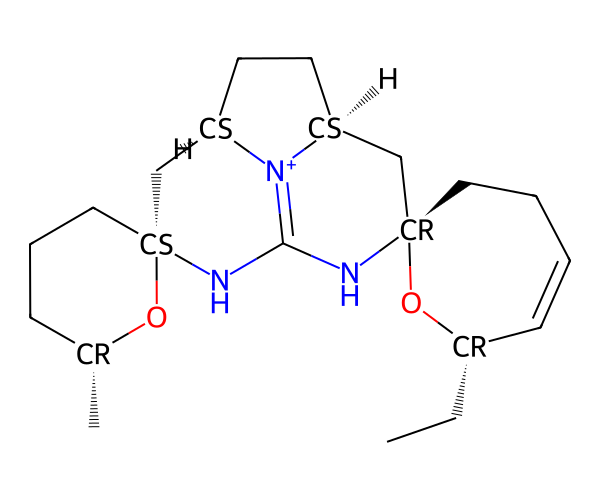
#> input picture analysis/_redock_corregidos/estereo_img/CHEMBL113882.png, 600 x 500 px
$ python leer_figura_nshogoza.py _redock_corregidos/estereo_img/CHEMBL113882.png
#> lines starting #> are read from the running program, lines starting #| are printed output that depends on the picture; after the words box and inside, x2 and y2 are one past the last pixel; in counts of white or black regions, pixels touching at a corner belong together
#!/usr/bin/env python3
# -*- coding: utf-8 -*-
"""leer_figura_nshogoza.py — leer por OCR quimico los tres fragmentos de la Figura 1c.

POR QUE EXISTE
--------------
Los tres hits del cribado de fragmentos de Nshogoza 2019 (IJMS 20:3230) contra el
bolsillo RRM2 de TDP-43 aparecen en la literatura UNICAMENTE como dibujo, en la
Figura 1c, etiquetados «hit 1», «hit 2» y «hit 3». No hay nombre, numero CAS,
codigo de catalogo ni formula en el articulo, ni en su material suplementario
(solo tablas de anchura de linea), ni en la revision de Francois-Moutal 2021
(PMC8341936), que los vuelve a reproducir como imagen. En el disco tampoco estaban.

Asi que la unica via de tener su estructura sin inventarla es leer el dibujo. Este
script recorta los tres paneles de la figura y los pasa por DECIMER (OCR quimico,
Steinbeck lab, ~90-96% de acierto en dibujos impresos).

LO QUE DEVUELVE NO ES UN DATO VERIFICADO
----------------------------------------
Un OCR de estructuras se equivoca. Lo que sale de aqui es un CANDIDATO a SMILES que
hay que comprobar antes de que entre en `verdad_de_referencia.csv`. Las dos
comprobaciones que hace este script solo:

  1) que el SMILES sea valido y tenga una formula coherente con un fragmento
     (el articulo declara fragmentos de 110-250 Da);
  2) que la molecula se pueda dibujar sin valencias raras.

Uso:
    masive-als/ocsr_env/Scripts/python.exe leer_figura_nshogoza.py <figura.png>

Salida: analysis/_nshogoza_fig1c/  con los recortes y un CSV con los SMILES crudos.
"""
import csv
import os
import sys

import numpy as np
from PIL import Image

BASE = os.path.dirname(os.path.abspath(__file__))
SALIDA = os.path.join(BASE, "_nshogoza_fig1c")


def recortar_estructuras(ruta_fig, fraccion_c=0.78, umbral=240):
    """Devuelve la lista de recortes (imagen) de los dibujos del panel (c).

    El panel tiene tres dibujos con su etiqueta de texto debajo («hit 1»...). Por
    columnas se separan los tres; por filas se toma el tramo de tinta ALTO (el
    dibujo, ~400 px) y se descarta el tramo BAJO de debajo (~75 px), que es el
    texto. Si el texto entra en la imagen, DECIMER lo lee como atomos: la primera
    pasada, con el texto dentro, devolvio un complejo de paladio, siete boros y
    sodio que eran literalmente las letras de las etiquetas.
    """
#> called with fraccion_c = 0.78, umbral = 240
    im = Image.open(ruta_fig).convert("L")
    w, h = im.size
#> w = 600; h = 500
    panel = im.crop((0, int(h * fraccion_c), w, h))
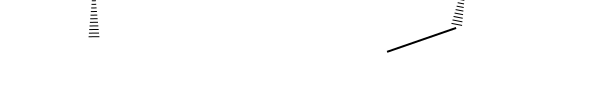
#> panel: PIL image 600x110 L; min 0, max 255, mean 253.9
    a = np.array(panel)

    tinta = a < umbral
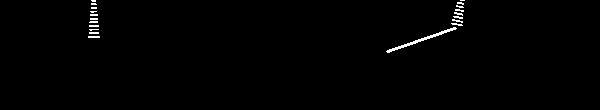
#> tinta: shape (110, 600) bool; 0.77% white in thin lines or dots, all inside (x1, y1, x2, y2) = (88, 0, 465, 53)
    # perfil de columnas: donde hay dibujo
    cols = tinta.sum(axis=0)
#> cols = 600 values, max 21 at index 91, min 0 at index 0, mean 0.845
    activo = cols > 2

    # agrupar columnas activas en bloques separados por huecos grandes
    bloques = []
    ini = None
    hueco = 0
    for x, act in enumerate(activo):
        if act:
            if ini is None:
                ini = x
            hueco = 0
        else:
            if ini is not None:
                hueco += 1
                if hueco > 120:          # hueco ancho = separacion entre moleculas
                    bloques.append((ini, x - hueco))
                    ini = None
#> this loop made 600 passes
#> (ini, hueco) on pass 90: (89, 0)
#> hueco on passes 91 to 96: 0, 0, 0, 0, 0, 0
#> after the loop, bloques = [(89, 98), (387, 463)]
    if ini is not None:
        bloques.append((ini, len(activo) - 1))

    # quedarse con los 3 bloques mas anchos
    bloques = sorted(bloques, key=lambda b: b[1] - b[0], reverse=True)[:3]
#> bloques = [(387, 463), (89, 98)]
    bloques.sort()

    recortes = []
    for (x0, x1) in bloques:
        sub = tinta[:, x0:x1 + 1]
        filas_act = sub.sum(axis=1) > 2

        # tramos de filas con tinta
        tramos, ini = [], None
        for y, v in enumerate(filas_act):
            if v and ini is None:
                ini = y
            if not v and ini is not None:
                tramos.append((ini, y - 1))
                ini = None
        if ini is not None:
            tramos.append((ini, len(filas_act) - 1))
        if not tramos:
            continue
        # el dibujo es el tramo mas alto; la etiqueta de texto es baja
        alto = max(tramos, key=lambda t: t[1] - t[0])
        y0, y1 = alto
        cols_act = np.where(sub[y0:y1 + 1].sum(axis=0) > 0)[0]
        xa, xb = x0 + cols_act.min(), x0 + cols_act.max()
        print("   bloque %d-%d -> filas %d-%d (alto %d), columnas %d-%d;"
              " tramos descartados: %s"
              % (x0, x1, y0, y1, y1 - y0 + 1, xa, xb,
                 [(t[0], t[1]) for t in tramos if t != alto]))
        margen = 20
        caja = panel.crop((max(0, xa - margen), max(0, y0 - margen),
                           min(panel.width, xb + margen),
                           min(panel.height, y1 + margen)))
        # DECIMER rinde mejor con la estructura grande, cuadrada y sobre blanco
        lado = max(caja.size) + 80
        lienzo = Image.new("L", (lado, lado), 255)
        lienzo.paste(caja, ((lado - caja.width) // 2, (lado - caja.height) // 2))
        if lado < 900:
            factor = 900 / lado
            lienzo = lienzo.resize((int(lado * factor), int(lado * factor)),
                                   Image.LANCZOS)
        recortes.append(lienzo.convert("RGB"))
#> this loop made 2 passes
#> (x0, x1, y0, y1, cols_act, xa, xb, margen) on pass 1: (89, 98, 0, 1, [2, 3, 4, 5, 6], 91, 95, 20)
#> (x0, x1, y0, y1, xa, xb, margen, lado) on pass 2: (387, 463, 27, 52, 387, 456, 20, 189)
#|    bloque 89-98 -> filas 0-1 (alto 2), columnas 91-95; tramos descartados: [(3, 4), (7, 8), (11, 12), (14, 15), (18, 19), (21, 22), (25, 26), (29, 29), (32, 33), (36, 37)]
#|    bloque 387-463 -> filas 27-52 (alto 26), columnas 387-456; tramos descartados: [(0, 0), (2, 3), (6, 7), (9, 14), (16, 21), (23, 25)]
#> pass 1, in recortar_estructuras, `caja = panel.crop((max(0, xa - margen), max(0, y0 - margen), min(panel..`:
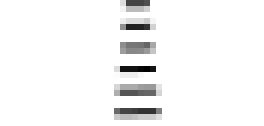
#> caja: PIL image 44x21 L (shown 6 times larger); min 0, max 255, mean 245.5
#> pass 1, in recortar_estructuras, `lienzo = lienzo.resize((int(lado * factor), int(lado * factor)), Image..`:
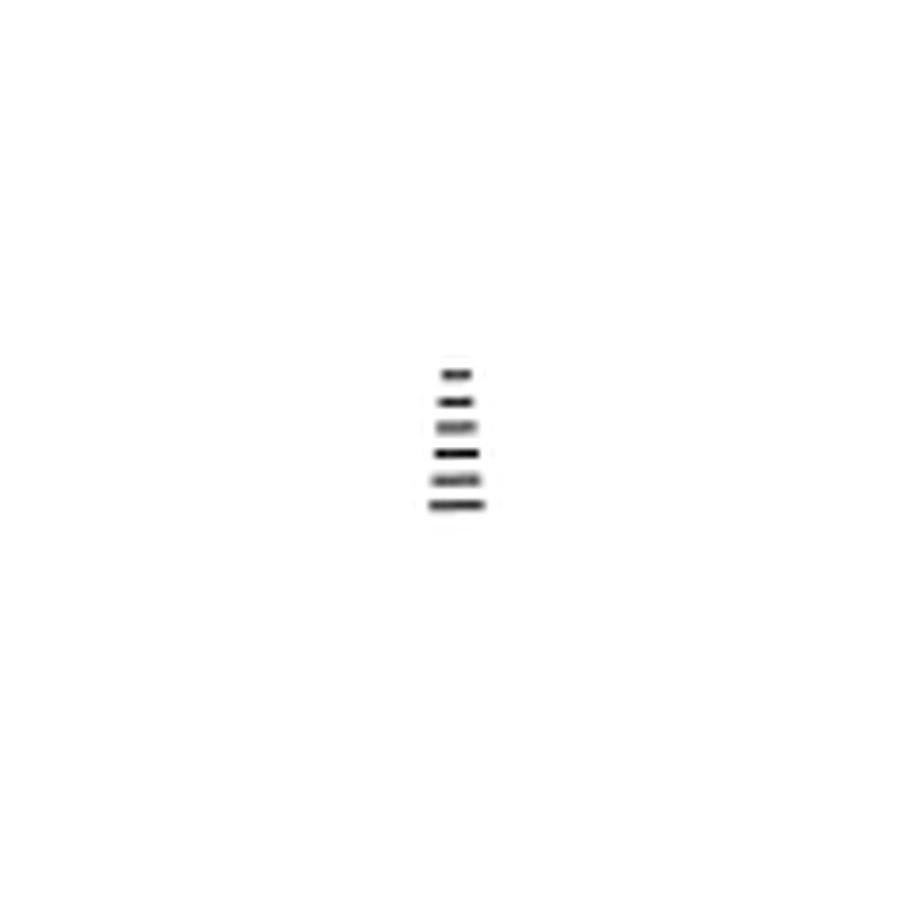
#> lienzo: PIL image 900x900 L; min 0, max 255, mean 254.4
#> pass 2, in recortar_estructuras, `sub = tinta[:, x0:x1 + 1]`:
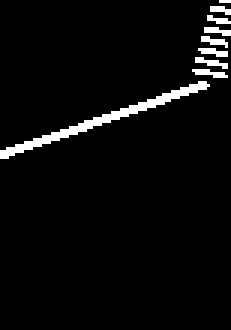
#> sub: shape (110, 77) bool (shown 3 times larger); 4% white in thin lines or dots, all inside (x1, y1, x2, y2) = (0, 0, 77, 53)
#> after the loop:
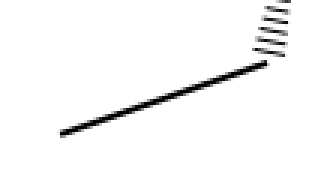
#> caja: PIL image 109x65 L (shown 3 times larger); min 0, max 255, mean 247.9
#> after the loop, recortes = 2 items
    return recortes


def main():
    if len(sys.argv) < 2:
        sys.exit("uso: leer_figura_nshogoza.py <figura.png>")
    os.makedirs(SALIDA, exist_ok=True)

    recortes = recortar_estructuras(sys.argv[1])
#> recortes = 2 items
    print("recortes encontrados: %d" % len(recortes))
#| recortes encontrados: 2
    if len(recortes) != 3:
        print("AVISO: se esperaban 3 dibujos (hit 1, hit 2, hit 3)")

    # DECIMER importa tensorflow y descarga su modelo la primera vez
    from DECIMER import predict_SMILES

    filas = []
    for i, img in enumerate(recortes, start=1):
        png = os.path.join(SALIDA, "hit_%d.png" % i)
        img.save(png)
        smi, conf = None, None
        try:
            salida = predict_SMILES(png, confidence=True)
            if isinstance(salida, tuple):
                smi, conf = salida[0], salida[1]
            else:
                smi = salida
        except Exception as e:
            print("  hit %d: ERROR %s" % (i, str(e)[:200]))
        print("  hit %d -> %s   (confianza %s)" % (i, smi, conf))
        filas.append({"hit": i, "png": os.path.basename(png),
                      "smiles_crudo": smi, "confianza": conf})
#> this loop made 1 pass
#> i on pass 1: 1
#> after the loop, filas = []

    with open(os.path.join(SALIDA, "smiles_crudos.csv"), "w", newline="",
              encoding="utf-8") as f:
        w = csv.DictWriter(f, fieldnames=["hit", "png", "smiles_crudo", "confianza"])
        w.writeheader()
        w.writerows(filas)
    print("guardado: %s" % os.path.join(SALIDA, "smiles_crudos.csv"))


if __name__ == "__main__":
    main()
#> (the call stopped at in main, `salida = predict_SMILES(png, confidence=True)`: DECIMER is not available in this run)

$ run again, on analysis/_redock_corregidos/estereo_img/CHEMBL1186304.png
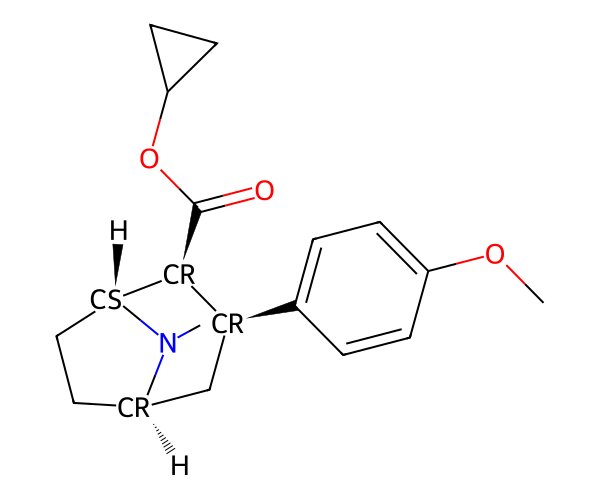
#> input picture analysis/_redock_corregidos/estereo_img/CHEMBL1186304.png, 600 x 500 px
#> in recortar_estructuras, `tinta = a < umbral`:
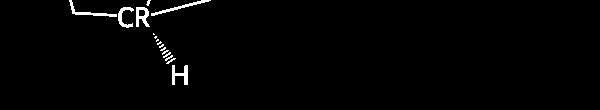
#> tinta: shape (110, 600) bool; 1.4% white; 16 white regions (10 under 20 px), largest, box (x1, y1, x2, y2) and area: (151, 0, 211, 16) 170, (172, 65, 188, 85) 166, (69, 0, 117, 17) 165, (136, 7, 150, 27) 164, (118, 7, 134, 28) 135, (166, 58, 176, 64) 20
#> cols = 600 values, max 27 at index 172, min 0 at index 0, mean 1.56
#> the loop in recortar_estructuras, `for x, act in enumerate(activo):` made 600 passes
#> (ini, hueco) on pass 71: (70, 0)
#> after the loop in recortar_estructuras, `for x, act in enumerate(activo):`: bloques = [(70, 204)]
#> the loop in recortar_estructuras, `for (x0, x1) in bloques:` made 1 pass
#> (x0, x1, y0, y1, xa, xb, margen, lado) on pass 1: (70, 204, 0, 27, 70, 204, 20, 254)
#> (printed output is left out)
#> pass 1, in recortar_estructuras, `lienzo = lienzo.resize((int(lado * factor), int(lado * factor)), Image..`:
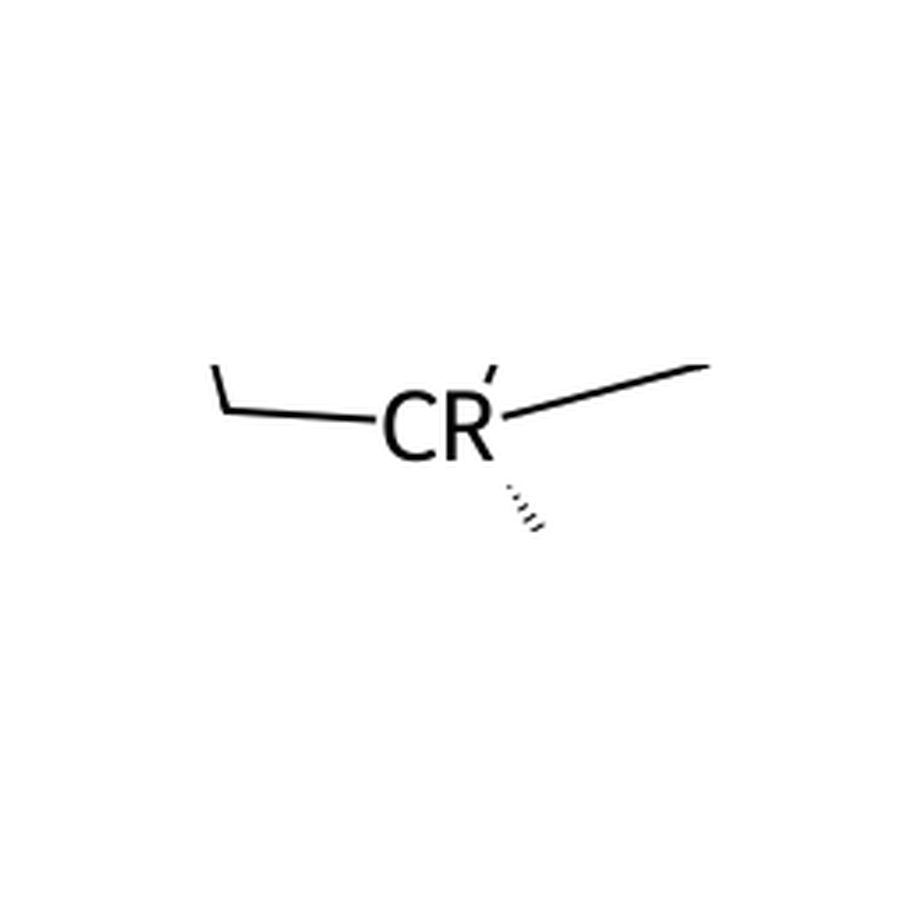
#> lienzo: PIL image 900x900 L; min 0, max 255, mean 253.1
#> after the loop in recortar_estructuras, `for (x0, x1) in bloques:`: recortes = 1 item
#| recortes encontrados: 1
#> the loop in main, `for i, img in enumerate(recortes, start=1):` made 1 pass
#> i on pass 1: 1
#> after the loop in main, `for i, img in enumerate(recortes, start=1):`: filas = []

$ run again, on analysis/_redock_corregidos/estereo_img/CHEMBL1186306.png
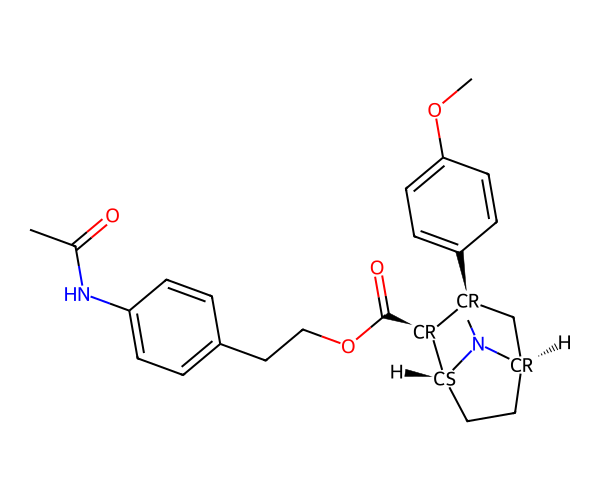
#> input picture analysis/_redock_corregidos/estereo_img/CHEMBL1186306.png, 600 x 500 px
#> in recortar_estructuras, `tinta = a < umbral`:
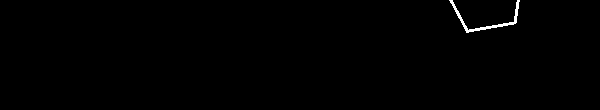
#> tinta: shape (110, 600) bool; 0.47% white; 1 white region, box (x1, y1, x2, y2) and area: (449, 0, 520, 33) 310
#> cols = 600 values, max 21 at index 516, min 0 at index 0, mean 0.517
#> the loop in recortar_estructuras, `for x, act in enumerate(activo):` made 600 passes
#> (ini, hueco) on pass 451: (450, 0)
#> after the loop in recortar_estructuras, `for x, act in enumerate(activo):`: bloques = []; ini = 450
#> in recortar_estructuras, `bloques = sorted(bloques, key=lambda b: b[1] - b[0], reverse=True)[:3]`: bloques = [(450, 599)]
#> the loop in recortar_estructuras, `for (x0, x1) in bloques:` made 1 pass
#> (x0, x1, y0, y1, xa, xb, margen, lado) on pass 1: (450, 599, 0, 32, 450, 519, 20, 189)
#> (printed output is left out)
#> pass 1, in recortar_estructuras, `lienzo = lienzo.resize((int(lado * factor), int(lado * factor)), Image..`:
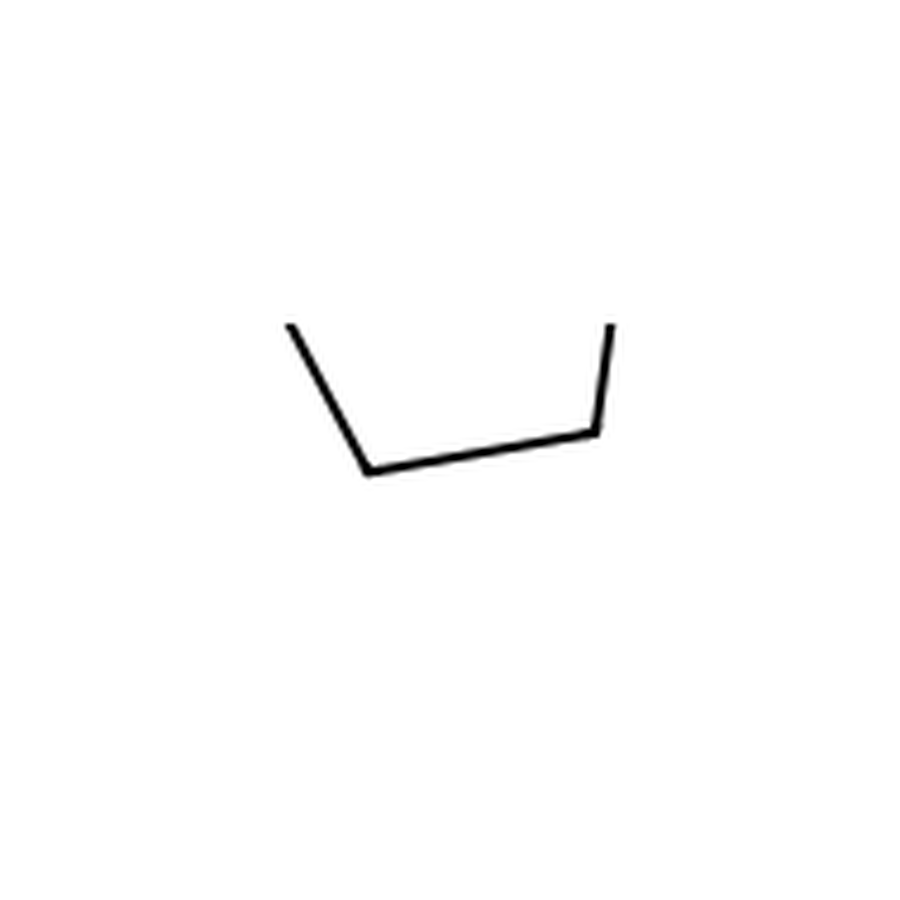
#> lienzo: PIL image 900x900 L; min 0, max 255, mean 253.4
#> after the loop in recortar_estructuras, `for (x0, x1) in bloques:`: recortes = 1 item
#| recortes encontrados: 1
#> the loop in main, `for i, img in enumerate(recortes, start=1):` made 1 pass
#> i on pass 1: 1
#> after the loop in main, `for i, img in enumerate(recortes, start=1):`: filas = []
